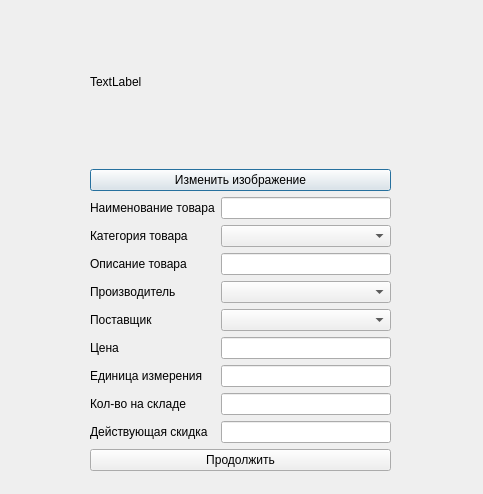
<?xml version="1.0" encoding="UTF-8"?>
<ui version="4.0">
 <class>Dialog</class>
 <widget class="QDialog" name="Dialog">
  <property name="geometry">
   <rect>
    <x>0</x>
    <y>0</y>
    <width>483</width>
    <height>494</height>
   </rect>
  </property>
  <property name="windowTitle">
   <string>Dialog</string>
  </property>
  <property name="styleSheet">
   <string notr="true"/>
  </property>
  <widget class="QWidget" name="verticalWidget" native="true">
   <property name="geometry">
    <rect>
     <x>90</x>
     <y>0</y>
     <width>301</width>
     <height>471</height>
    </rect>
   </property>
   <property name="styleSheet">
    <string notr="true">.label{
background-color: white}</string>
   </property>
   <layout class="QVBoxLayout" name="verticalLayout">
    <item>
     <widget class="QLabel" name="photo">
      <property name="maximumSize">
       <size>
        <width>300</width>
        <height>200</height>
       </size>
      </property>
      <property name="text">
       <string>TextLabel</string>
      </property>
     </widget>
    </item>
    <item>
     <widget class="QPushButton" name="changeImage">
      <property name="text">
       <string>Изменить изображение</string>
      </property>
     </widget>
    </item>
    <item>
     <layout class="QFormLayout" name="formLayout">
      <item row="0" column="0">
       <widget class="QLabel" name="label_2">
        <property name="text">
         <string>Наименование товара</string>
        </property>
       </widget>
      </item>
      <item row="0" column="1">
       <widget class="QLineEdit" name="name"/>
      </item>
      <item row="1" column="0">
       <widget class="QLabel" name="label_3">
        <property name="text">
         <string>Категория товара</string>
        </property>
       </widget>
      </item>
      <item row="1" column="1">
       <widget class="QComboBox" name="category"/>
      </item>
      <item row="2" column="0">
       <widget class="QLabel" name="label_4">
        <property name="text">
         <string>Описание товара</string>
        </property>
       </widget>
      </item>
      <item row="2" column="1">
       <widget class="QLineEdit" name="descript"/>
      </item>
      <item row="3" column="0">
       <widget class="QLabel" name="label_5">
        <property name="text">
         <string>Производитель</string>
        </property>
       </widget>
      </item>
      <item row="3" column="1">
       <widget class="QComboBox" name="manufactor"/>
      </item>
      <item row="4" column="0">
       <widget class="QLabel" name="label_6">
        <property name="text">
         <string>Поставщик</string>
        </property>
       </widget>
      </item>
      <item row="5" column="0">
       <widget class="QLabel" name="label_7">
        <property name="text">
         <string>Цена</string>
        </property>
       </widget>
      </item>
      <item row="5" column="1">
       <widget class="QLineEdit" name="price"/>
      </item>
      <item row="6" column="0">
       <widget class="QLabel" name="label_8">
        <property name="text">
         <string>Единица измерения</string>
        </property>
       </widget>
      </item>
      <item row="6" column="1">
       <widget class="QLineEdit" name="unit"/>
      </item>
      <item row="7" column="0">
       <widget class="QLabel" name="label_9">
        <property name="text">
         <string>Кол-во на складе</string>
        </property>
       </widget>
      </item>
      <item row="7" column="1">
       <widget class="QLineEdit" name="amount"/>
      </item>
      <item row="8" column="0">
       <widget class="QLabel" name="label_10">
        <property name="text">
         <string>Действующая скидка</string>
        </property>
       </widget>
      </item>
      <item row="8" column="1">
       <widget class="QLineEdit" name="sale"/>
      </item>
      <item row="4" column="1">
       <widget class="QComboBox" name="supplierCombo"/>
      </item>
     </layout>
    </item>
    <item>
     <widget class="QPushButton" name="goOn">
      <property name="text">
       <string>Продолжить</string>
      </property>
     </widget>
    </item>
   </layout>
  </widget>
 </widget>
 <resources/>
 <connections/>
</ui>
